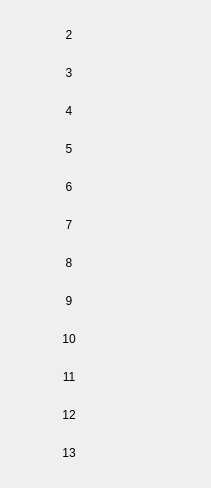
<?xml version="1.0" encoding="UTF-8"?>
<ui version="4.0">
 <class>MainBox</class>
 <widget class="QWidget" name="MainBox">
  <property name="geometry">
   <rect>
    <x>0</x>
    <y>0</y>
    <width>211</width>
    <height>486</height>
   </rect>
  </property>
  <property name="windowTitle">
   <string>Dialog</string>
  </property>
  <layout class="QHBoxLayout" name="horizontalLayout">
   <item>
    <layout class="QVBoxLayout" name="serial_layout"/>
   </item>
   <item>
    <layout class="QHBoxLayout" name="horizontalLayout_2">
     <property name="leftMargin">
      <number>8</number>
     </property>
     <property name="topMargin">
      <number>8</number>
     </property>
     <property name="rightMargin">
      <number>8</number>
     </property>
     <property name="bottomMargin">
      <number>8</number>
     </property>
     <item>
      <layout class="QGridLayout" name="gridLayout">
       <item row="1" column="0">
        <widget class="QLabel" name="led_3">
         <property name="minimumSize">
          <size>
           <width>100</width>
           <height>32</height>
          </size>
         </property>
         <property name="text">
          <string>3</string>
         </property>
         <property name="alignment">
          <set>Qt::AlignCenter</set>
         </property>
        </widget>
       </item>
       <item row="0" column="0">
        <widget class="QLabel" name="led_2">
         <property name="minimumSize">
          <size>
           <width>100</width>
           <height>32</height>
          </size>
         </property>
         <property name="text">
          <string>2</string>
         </property>
         <property name="alignment">
          <set>Qt::AlignCenter</set>
         </property>
        </widget>
       </item>
       <item row="4" column="0">
        <widget class="QLabel" name="led_6">
         <property name="minimumSize">
          <size>
           <width>100</width>
           <height>32</height>
          </size>
         </property>
         <property name="text">
          <string>6</string>
         </property>
         <property name="alignment">
          <set>Qt::AlignCenter</set>
         </property>
        </widget>
       </item>
       <item row="2" column="0">
        <widget class="QLabel" name="led_4">
         <property name="minimumSize">
          <size>
           <width>100</width>
           <height>32</height>
          </size>
         </property>
         <property name="text">
          <string>4</string>
         </property>
         <property name="alignment">
          <set>Qt::AlignCenter</set>
         </property>
        </widget>
       </item>
       <item row="11" column="0">
        <widget class="QLabel" name="led_13">
         <property name="minimumSize">
          <size>
           <width>100</width>
           <height>32</height>
          </size>
         </property>
         <property name="text">
          <string>13</string>
         </property>
         <property name="alignment">
          <set>Qt::AlignCenter</set>
         </property>
        </widget>
       </item>
       <item row="3" column="0">
        <widget class="QLabel" name="led_5">
         <property name="minimumSize">
          <size>
           <width>100</width>
           <height>32</height>
          </size>
         </property>
         <property name="text">
          <string>5</string>
         </property>
         <property name="alignment">
          <set>Qt::AlignCenter</set>
         </property>
        </widget>
       </item>
       <item row="5" column="0">
        <widget class="QLabel" name="led_7">
         <property name="minimumSize">
          <size>
           <width>100</width>
           <height>32</height>
          </size>
         </property>
         <property name="text">
          <string>7</string>
         </property>
         <property name="alignment">
          <set>Qt::AlignCenter</set>
         </property>
        </widget>
       </item>
       <item row="9" column="0">
        <widget class="QLabel" name="led_11">
         <property name="minimumSize">
          <size>
           <width>100</width>
           <height>32</height>
          </size>
         </property>
         <property name="text">
          <string>11</string>
         </property>
         <property name="alignment">
          <set>Qt::AlignCenter</set>
         </property>
        </widget>
       </item>
       <item row="6" column="0">
        <widget class="QLabel" name="led_8">
         <property name="minimumSize">
          <size>
           <width>100</width>
           <height>32</height>
          </size>
         </property>
         <property name="text">
          <string>8</string>
         </property>
         <property name="alignment">
          <set>Qt::AlignCenter</set>
         </property>
        </widget>
       </item>
       <item row="10" column="0">
        <widget class="QLabel" name="led_12">
         <property name="minimumSize">
          <size>
           <width>100</width>
           <height>32</height>
          </size>
         </property>
         <property name="text">
          <string>12</string>
         </property>
         <property name="alignment">
          <set>Qt::AlignCenter</set>
         </property>
        </widget>
       </item>
       <item row="7" column="0">
        <widget class="QLabel" name="led_9">
         <property name="minimumSize">
          <size>
           <width>100</width>
           <height>32</height>
          </size>
         </property>
         <property name="text">
          <string>9</string>
         </property>
         <property name="alignment">
          <set>Qt::AlignCenter</set>
         </property>
        </widget>
       </item>
       <item row="8" column="0">
        <widget class="QLabel" name="led_10">
         <property name="minimumSize">
          <size>
           <width>100</width>
           <height>32</height>
          </size>
         </property>
         <property name="text">
          <string>10</string>
         </property>
         <property name="alignment">
          <set>Qt::AlignCenter</set>
         </property>
        </widget>
       </item>
      </layout>
     </item>
     <item>
      <spacer name="horizontalSpacer">
       <property name="orientation">
        <enum>Qt::Horizontal</enum>
       </property>
       <property name="sizeHint" stdset="0">
        <size>
         <width>40</width>
         <height>20</height>
        </size>
       </property>
      </spacer>
     </item>
    </layout>
   </item>
  </layout>
 </widget>
 <resources/>
 <connections/>
</ui>
